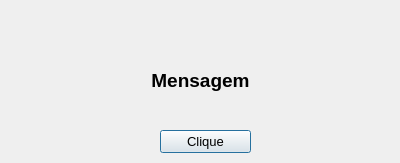
<?xml version="1.0" encoding="UTF-8"?>
<ui version="4.0">
 <class>Dialog</class>
 <widget class="QDialog" name="Dialog">
  <property name="geometry">
   <rect>
    <x>0</x>
    <y>0</y>
    <width>400</width>
    <height>163</height>
   </rect>
  </property>
  <property name="windowTitle">
   <string>Dialog</string>
  </property>
  <widget class="QPushButton" name="pushButton">
   <property name="geometry">
    <rect>
     <x>160</x>
     <y>130</y>
     <width>91</width>
     <height>23</height>
    </rect>
   </property>
   <property name="font">
    <font>
     <pointsize>10</pointsize>
    </font>
   </property>
   <property name="cursor">
    <cursorShape>PointingHandCursor</cursorShape>
   </property>
   <property name="toolTip">
    <string>Clique para ver a mensagem</string>
   </property>
   <property name="text">
    <string>Clique</string>
   </property>
  </widget>
  <widget class="QLabel" name="label">
   <property name="geometry">
    <rect>
     <x>0</x>
     <y>60</y>
     <width>401</width>
     <height>41</height>
    </rect>
   </property>
   <property name="text">
    <string>&lt;html&gt;&lt;head/&gt;&lt;body&gt;&lt;p align=&quot;center&quot;&gt;&lt;span style=&quot; font-size:14pt; font-weight:600;&quot;&gt;Mensagem&lt;/span&gt;&lt;/p&gt;&lt;/body&gt;&lt;/html&gt;</string>
   </property>
  </widget>
 </widget>
 <resources/>
 <connections/>
</ui>
